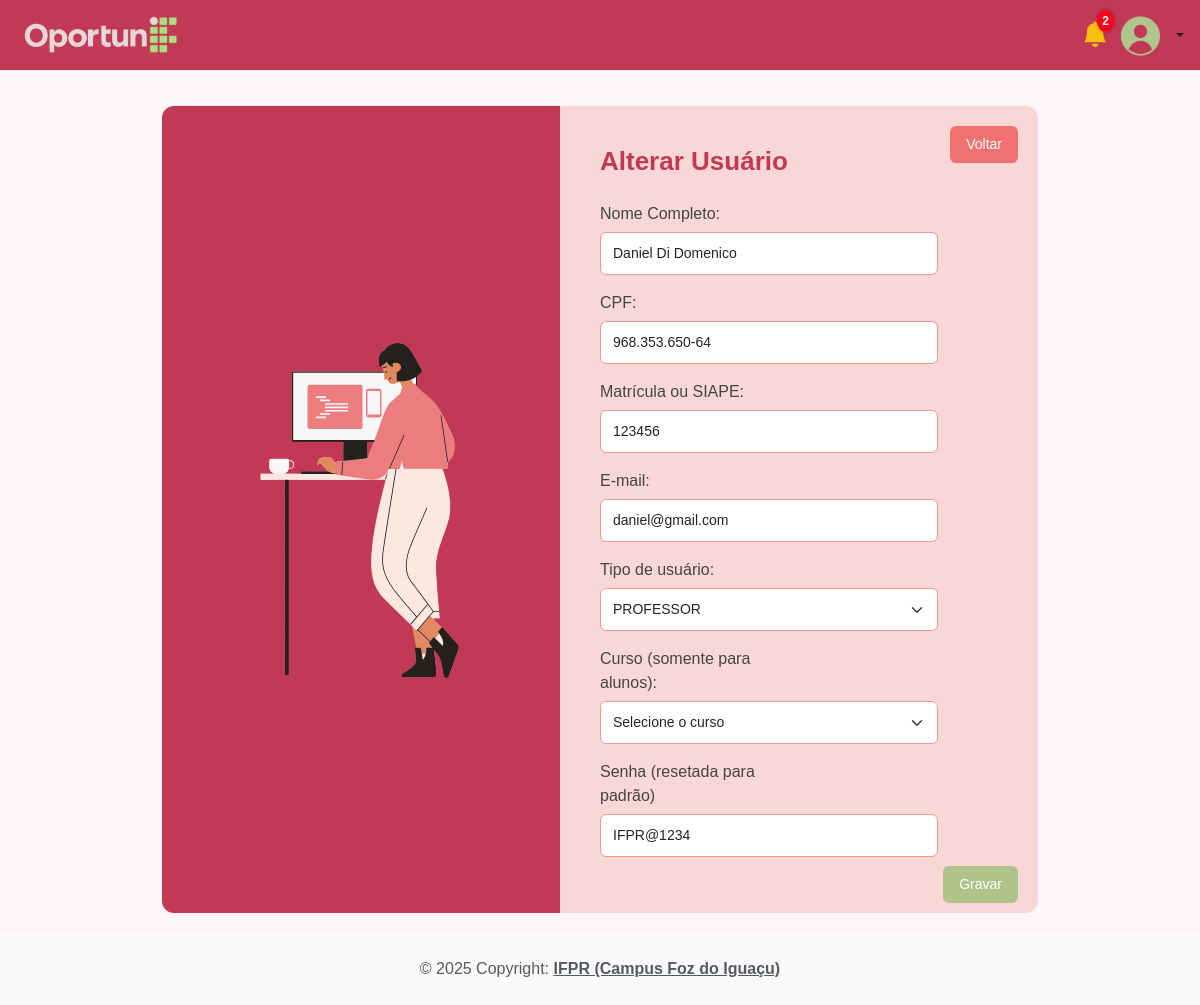
The page /app/controller/UsuarioController.php?action=edit&id=38 (signed in) on the database as committed earlier.
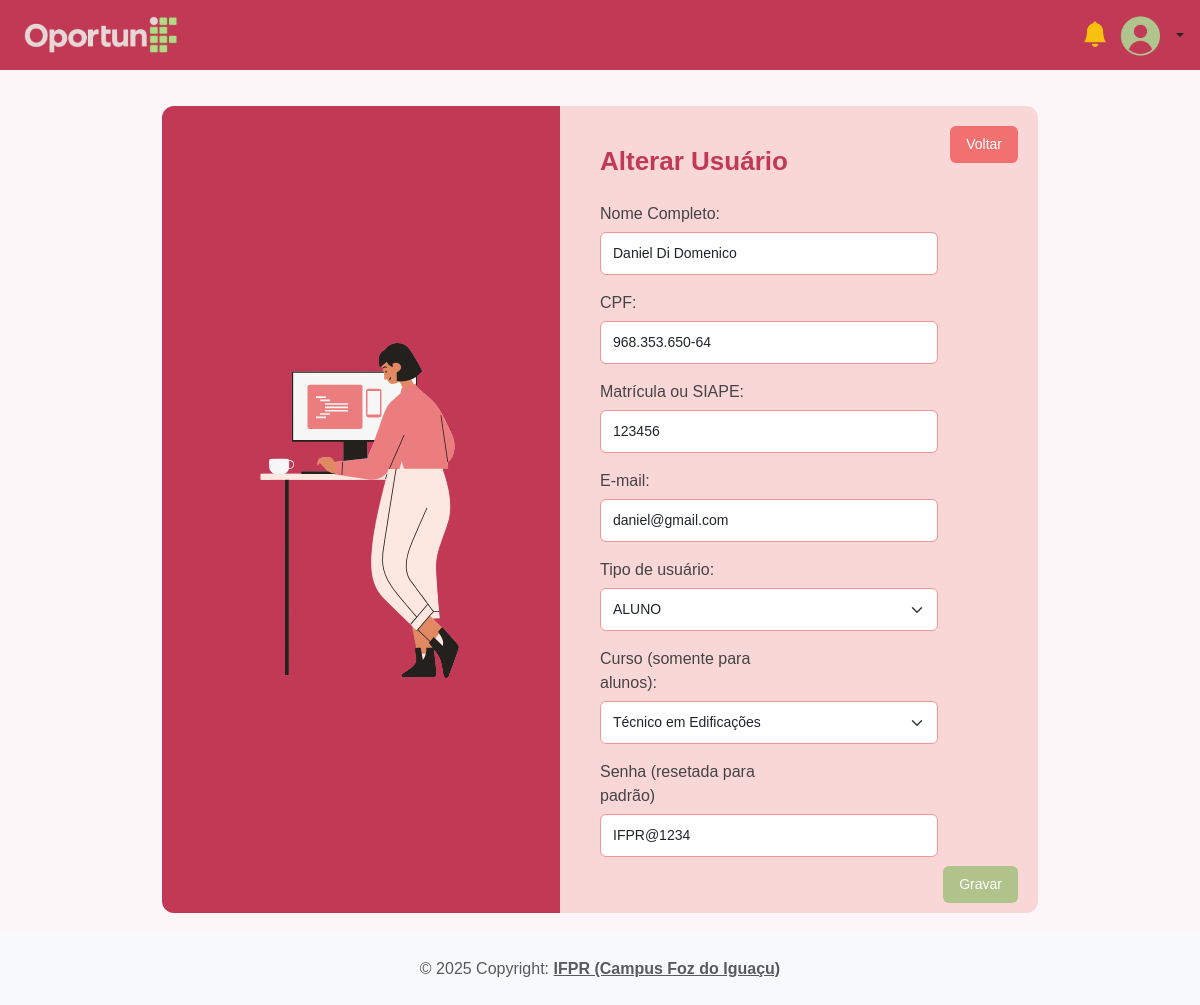
The same page on the database as committed later.
### tables this page shows
CREATE TABLE `usuarios` (
  `idUsuarios` int(11) NOT NULL,
  `nomeCompleto` varchar(45) NOT NULL,
  `email` varchar(45) NOT NULL,
  `cpf` varchar(20) NOT NULL,
  `senha` varchar(255) NOT NULL,
  `tipoUsuario` enum('ALUNO','PROFESSOR','ADMIN') NOT NULL,
  `matricula` varchar(45) DEFAULT NULL,
  `idCursos` int(11) DEFAULT NULL,
  `fotoPerfil` varchar(255) DEFAULT NULL
);

CREATE TABLE `cursos` (
  `idCursos` int(11) NOT NULL,
  `nome` varchar(45) DEFAULT NULL
);

### app/model/Usuario.php (called while the page is built, shortened)
<?php
require_once(__DIR__ . "/Curso.php");
class Usuario
{
    private ?string $nomeCompleto;
    private ?string $cpf;
    private ?string $tipoUsuario = null;
    private ?string $email;
    private ?Curso $curso;
    private ?string $matricula;
    public function getNomeCompleto(): ?string
    {
        return $this->nomeCompleto;
    }
    public function setNomeCompleto(?string $nomeCompleto): self
    {
        $this->nomeCompleto = $nomeCompleto;
        return $this;
    }
    public function getCpf(): ?string
    {
        return $this->cpf;
    }
    public function setCpf(?string $cpf): self
    {
        $this->cpf = $cpf;
        return $this;
    }
    public function getTipoUsuario(): ?string
    {
        return $this->tipoUsuario;
    }
    public function setTipoUsuario(?string $tipoUsuario): self
    {
        $this->tipoUsuario = $tipoUsuario;
        return $this;
    }
    public function getEmail(): ?string
    {
        return $this->email;
    }
    public function setEmail(?string $email): self
    {
        $this->email = $email;
        return $this;
    }
    public function getMatricula(): ?string
    {
        return $this->matricula;
    }
    public function setMatricula(?string $matricula): self
    {
        $this->matricula = $matricula;
        return $this;
    }
    public function getCurso(): ?Curso
    {
        return $this->curso;
    }
    public function setCurso(?Curso $curso): self
    {
        $this->curso = $curso;
        return $this;
    }
}

### app/dao/UsuarioDAO.php (called while the page is built, shortened)
<?php
include_once(__DIR__ . "/../model/Usuario.php");
include_once(__DIR__ . "/../model/Curso.php");
class UsuarioDAO
{
    public function findById(int $id)
    {
        $conn = Connection::getConn();
        $sql = "SELECT u.*, c.nome AS nomeCursos FROM usuarios u
                LEFT JOIN cursos c ON c.idCursos = u.idCursos
                WHERE u.idUsuarios = ?";
        $stm = $conn->prepare($sql);
        $stm->execute([$id]);
        $result = $stm->fetchAll();
        $usuarios = $this->mapUsuarios($result);
        if (count($usuarios) == 1)
            return $usuarios[0];
        elseif (count($usuarios) == 0)
            return null;
        die("UsuarioDAO.findById() - Erro: mais de um usuário encontrado.");
    }
    private function mapUsuarios($result)
    {
        $usuarios = array();
        foreach ($result as $reg) {
            $usuario = new Usuario();
            $usuario->setId($reg['idUsuarios']);
            $usuario->setNomeCompleto($reg['nomeCompleto']);
            $usuario->setEmail($reg['email']);
            $usuario->setSenha($reg['senha']);
            $usuario->setMatricula($reg['matricula']);
            $usuario->setTipoUsuario($reg['tipoUsuario']);
            $usuario->setCpf($reg['cpf']);
            $usuario->setFotoPerfil($reg['fotoPerfil']);
            $curso = new Curso();
            $curso->setId($reg['idCursos']);
            if (isset($reg["nomeCursos"]))
                $curso->setNome($reg["nomeCursos"]);
            $usuario->setCurso($curso);
            $usuarios[] = $usuario;
        }
        return $usuarios;
    }
}

### app/model/Curso.php (called while the page is built)
<?php
class Curso
{
    private ?int $id;
    private ?string $nome;
    public function __construct()
    {
        $this->nome = null;
    }
    public function getNome(): ?string
    {
        return $this->nome;
    }
    public function setNome(?string $nome): self
    {
        $this->nome = $nome;
        return $this;
    }
    public function getId(): ?int
    {
        return $this->id;
    }
    public function setId(?int $id): self
    {
        $this->id = $id;
        return $this;
    }
}

### app/dao/CursoDAO.php (called while the page is built, shortened)
<?php
include_once(__DIR__ . "/../model/Curso.php");
class CursoDAO
{
    public function list()
    {
        $conn = Connection::getConn();
        $sql = "SELECT * FROM cursos ORDER BY nome";
        $stm = $conn->prepare($sql);
        $stm->execute();
        $result = $stm->fetchAll();
        return $this->mapCursos($result);
    }
    private function mapCursos($result)
    {
        $cursos = [];
        foreach ($result as $reg) {
            $curso = new Curso();
            $curso->setId($reg["idCursos"]);
            $curso->setNome($reg["nome"]);
            array_push($cursos, $curso);
        }
        return $cursos;
    }
}

### app/view/usuario/cadastro_usuario_form.php (the view, shortened to what the changed rows need)
<?php
require_once(__DIR__ . "/../include/header.php");
require_once(__DIR__ . "/../include/menu.php");
?>
<link rel="stylesheet" href="<?= BASEURL ?>/view/css/cadastro_usuario_form.css">
<div class="container">
    <div class="banner">
        <img src="<?= BASEURL ?>/view/img/cadastro_usuario.png" alt="Cadastro de usuários">
    </div>
    <div class="formulario">
        <h3 class="titulo-form">
            <?php if ($dados['id'] == 0) echo "Inserir";
            else echo "Alterar"; ?> Usuário
        </h3>
        <div class="row" style="margin-top: 10px;">
            <div class="col-12">
                <a class="btn-voltar" href="<?= BASEURL ?>/controller/UsuarioController.php?action=list">Voltar</a>
            </div>
        </div>
        <div class="col-6">
            <form id="frmUsuario" method="POST" action="<?= BASEURL ?>/controller/UsuarioController.php?action=save">
                <div class="mb-3">
                    <label class="form-label" for="txtNomeCompleto">Nome Completo:</label>
                    <input class="form-control" type="text" id="txtNomeCompleto" name="nomeCompleto"
                        maxlength="70" placeholder="Informe o nome"
                        value="<?php echo (isset($dados["usuario"]) ? $dados["usuario"]->getNomeCompleto() : ''); ?>" />
                </div>
                <div class="mb-3">
                    <label class="form-label" for="txtCpf">CPF:</label>
                    <input class="form-control" type="text" id="txtcpf" name="cpf"
                        maxlength="14" placeholder="000.000.000-00"
                        value="<?php echo (isset($dados["usuario"]) ? $dados["usuario"]->getCpf() : ''); ?>" />
                </div>
                <div class="mb-3">
                    <label class="form-label" for="txtmatricula">Matrícula ou SIAPE:</label>
                    <input class="form-control" type="text" id="txtmatricula" name="matricula"
                        maxlength="70" placeholder="Informe a Matricula"
                        value="<?php echo (isset($dados["usuario"]) ? $dados["usuario"]->getMatricula() : ''); ?>" />
                </div>
                <div class="mb-3">
                    <label class="form-label" for="txtemail">E-mail:</label>
                    <input class="form-control" type="text" id="txtemail" name="email"
                        maxlength="70" placeholder="Informe o e-mail"
                        value="<?php echo (isset($dados["usuario"]) ? $dados["usuario"]->getEmail() : ''); ?>" />
                </div>
                <div class="mb-3">
                    <label class="form-label" for="seltipoUsuario">Tipo de usuário:</label>
                    <select class="form-select" name="tipoUsuario" id="seltipoUsuario">
                        <?php foreach ($dados["tipoUsuario"] as $tipoUsuario): ?>
                            <option value="<?= $tipoUsuario ?>"
                                <?php
                                if (isset($dados["usuario"]) && $dados["usuario"]->getTipoUsuario() == $tipoUsuario)
                                    echo "selected";
                                ?>>
                                <?= $tipoUsuario ?>
                            </option>
                        <?php endforeach; ?>
                    </select>
                </div>
                <div class="mb-3">
                    <label class="form-label" for="selCurso">Curso (somente para alunos):</label>
                    <select class="form-select" name="curso" id="selCurso">
                        <option value="">Selecione o curso</option>
                        <?php foreach ($dados["cursos"] as $curso): ?>
                            <option value="<?= $curso->getId() ?>"
                                <?php
                                if (isset($dados["usuario"]) && $dados["usuario"]->getCurso() != NULL && $dados["usuario"]->getCurso()->getId() == $curso->getId())
                                    echo "selected";
                                ?>>
                                <?= $curso->getNome() ?>
                            </option>
                        <?php endforeach; ?>
                    </select>
                </div>
                <div class="mb-3">
                    <?php if (isset($dados['resetarSenha']) && $dados['resetarSenha']): ?>
                        <label class="form-label">Senha (resetada para padrão)</label>
                        <input class="form-control" type="text" name="senha"
                            value="<?= isset($dados['senhaPadrao']) ? $dados['senhaPadrao'] : '' ?>" readonly>
                    <?php endif; ?>
                </div>
                <div class="mt-3">
                    <button type="submit" class="btn btn-success">Gravar</button>
                </div>
            </form>
        </div>
    </div>
</div>
<?php
require_once(__DIR__ . "/../include/footer.php");
?>

### app/view/include/menu.php (shortened to what the changed rows need)
<?php
$notificacoes = 0;
$caminhoFoto  = BASEURL . "/view/img/foto_generica_perfil.png";
if (isset($_SESSION[SESSAO_USUARIO_NOTIFICACOES])) {
    $notificacoes = $_SESSION[SESSAO_USUARIO_NOTIFICACOES];
} else {
    $notificacoes = $_SESSION[SESSAO_USUARIO_NOTIFICACOES];
}
$homePage = HOME_PAGE_ADMIN;
?>
<link rel="stylesheet" href="<?= BASEURL ?>/view/css/menu.css">
<nav class="navbar navbar-expand-md px-3 mb-3" style="background-color: #c23956">
    <a class="navbar-brand" href="<?= $homePage ?>">
        <img src="<?= BASEURL ?>/view/img/logo.png">
    </a>
    <li class="nav-item usuario-area">
        <a href="<?= BASEURL . '/controller/NotificacaoController.php?action=listar' ?>" class="notificacao-link">
            <i class="bi bi-bell-fill"></i>
            <?php if ($notificacoes > 0): ?>
                <span class="notificacao-badge"><?= $notificacoes ?></span>
            <?php endif; ?>
        </a>
        <a class="nav-link dropdown-toggle usuario-topo" href="#" id="navbarUsuario" data-bs-toggle="dropdown">
            <div class="foto-perfil-wrapper">
                <img class="foto-perfil" src="<?= $caminhoFoto ?>" alt="Foto de perfil">
            </div>
        </a>
    </li>
</nav>

Rows that differ between the two databases and show on the page:
changed usuarios "Daniel Di Domenico": tipoUsuario "PROFESSOR" → "ALUNO"; curso (not shown) → "Técnico em Edificações"
Other text that changed with them:
$notificacoes: "2" → (not shown)
form field curso: "Selecione o curso" → (not shown)
